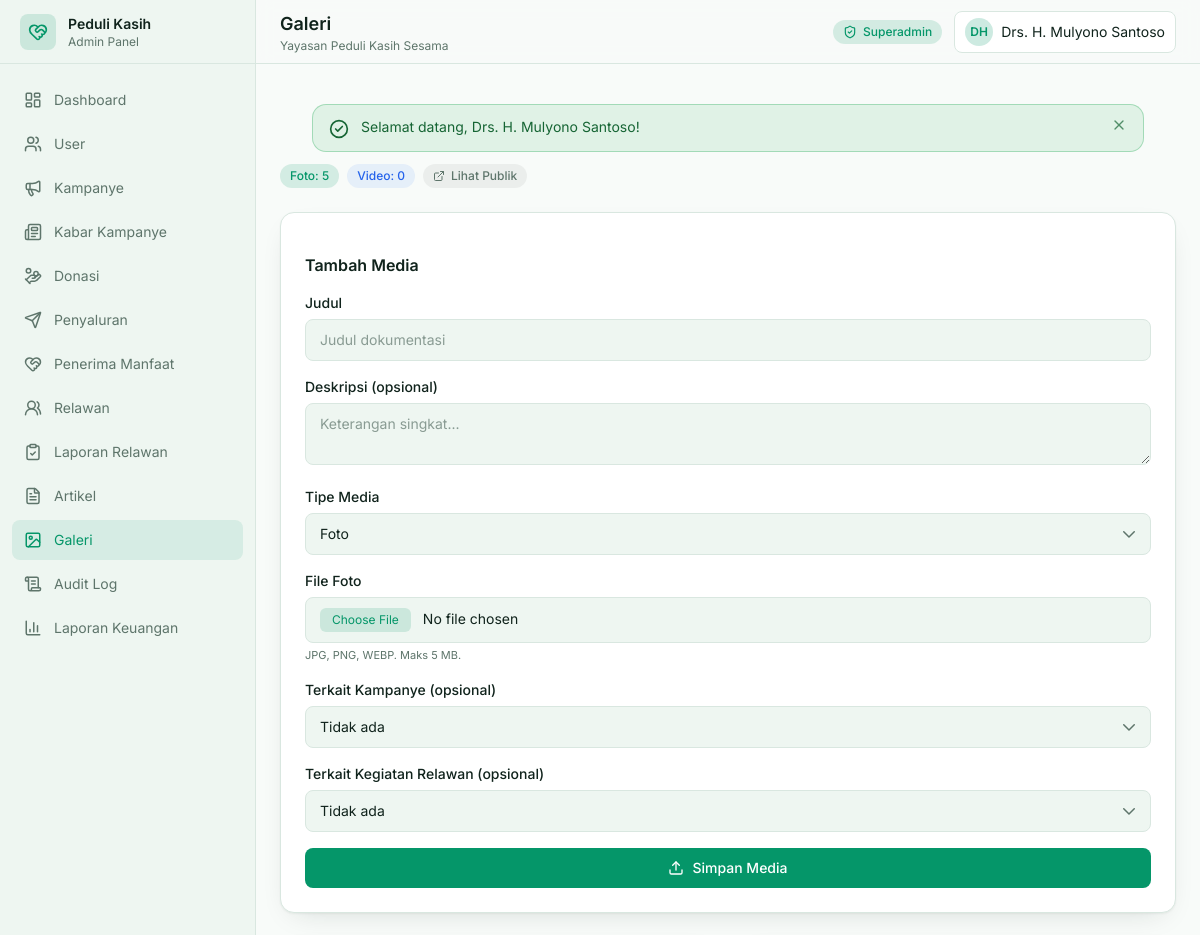
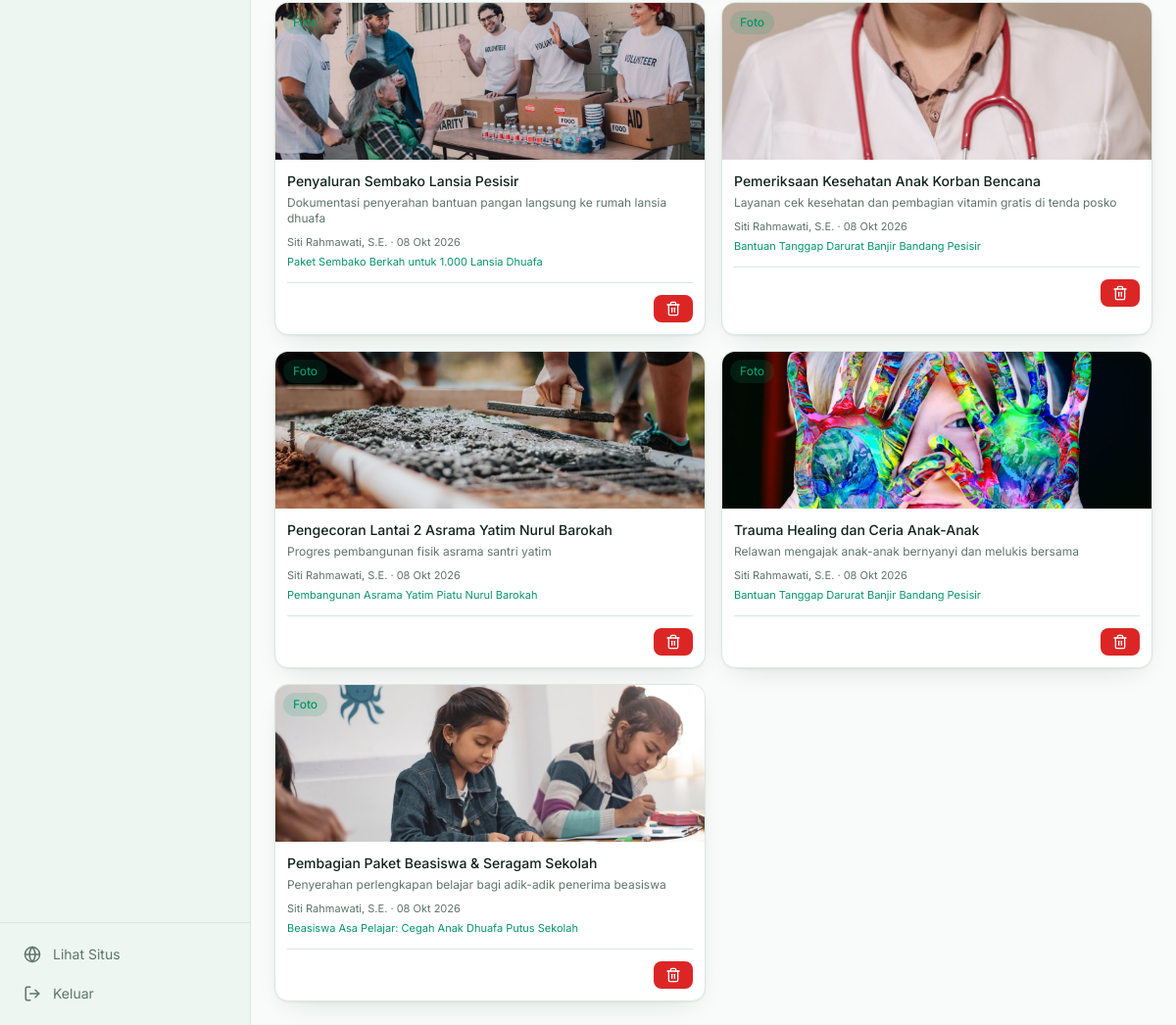
/admin/gallery (signed in), run on the app's committed database (2 pictures, top to bottom).
### tables this page shows
CREATE TABLE `gallery` (
  `id` INT UNSIGNED AUTO_INCREMENT PRIMARY KEY,
  `title` VARCHAR(255) NOT NULL,
  `description` TEXT NULL,
  `media_type` ENUM('photo', 'video') NOT NULL DEFAULT 'photo',
  `media_url` VARCHAR(255) NOT NULL,
  `campaign_id` INT UNSIGNED NULL,
  `event_id` INT UNSIGNED NULL,
  `uploaded_by` INT UNSIGNED NOT NULL,
  `created_at` TIMESTAMP DEFAULT CURRENT_TIMESTAMP,
  FOREIGN KEY (`campaign_id`) REFERENCES `campaigns` (`id`) ON DELETE SET NULL,
  FOREIGN KEY (`event_id`) REFERENCES `volunteer_events` (`id`) ON DELETE SET NULL,
  FOREIGN KEY (`uploaded_by`) REFERENCES `users` (`id`) ON DELETE RESTRICT
);

CREATE TABLE `users` (
  `id` INT UNSIGNED AUTO_INCREMENT PRIMARY KEY,
  `name` VARCHAR(120) NOT NULL,
  `email` VARCHAR(150) NOT NULL UNIQUE,
  `password` VARCHAR(255) NOT NULL,
  `phone` VARCHAR(30) NULL,
  `role` ENUM('superadmin', 'staff', 'donatur', 'volunteer') NOT NULL DEFAULT 'donatur',
  `avatar` VARCHAR(255) NULL,
  `address` TEXT NULL,
  `bio` TEXT NULL,
  `status` ENUM('active', 'inactive') NOT NULL DEFAULT 'active',
  `created_at` TIMESTAMP DEFAULT CURRENT_TIMESTAMP,
  `updated_at` TIMESTAMP DEFAULT CURRENT_TIMESTAMP ON UPDATE CURRENT_TIMESTAMP,
  `deleted_at` TIMESTAMP NULL DEFAULT NULL,
  INDEX `idx_role` (`role`),
  INDEX `idx_email` (`email`)
);

CREATE TABLE `campaigns` (
  `id` INT UNSIGNED AUTO_INCREMENT PRIMARY KEY,
  `category_id` INT UNSIGNED NOT NULL,
  `title` VARCHAR(255) NOT NULL,
  `slug` VARCHAR(255) NOT NULL UNIQUE,
  `short_description` TEXT NOT NULL,
  `story` LONGTEXT NOT NULL,
  `target_amount` DECIMAL(15,2) NOT NULL DEFAULT 0.00,
  `collected_amount` DECIMAL(15,2) NOT NULL DEFAULT 0.00,
  `start_date` DATE NOT NULL,
  `end_date` DATE NOT NULL,
  `banner_image` VARCHAR(255) NULL,
  `status` ENUM('active', 'completed', 'pending', 'cancelled') NOT NULL DEFAULT 'active',
  `is_featured` TINYINT(1) NOT NULL DEFAULT 0,
  `created_by` INT UNSIGNED NOT NULL,
  `created_at` TIMESTAMP DEFAULT CURRENT_TIMESTAMP,
  `updated_at` TIMESTAMP DEFAULT CURRENT_TIMESTAMP ON UPDATE CURRENT_TIMESTAMP,
  `deleted_at` TIMESTAMP NULL DEFAULT NULL,
  FOREIGN KEY (`category_id`) REFERENCES `campaign_categories` (`id`) ON DELETE RESTRICT,
  FOREIGN KEY (`created_by`) REFERENCES `users` (`id`) ON DELETE RESTRICT,
  INDEX `idx_status` (`status`),
  INDEX `idx_is_featured` (`is_featured`),
  INDEX `idx_end_date` (`end_date`)
);

### app/Views/admin/gallery.php (the view, shortened to what the rows shown need)
<?php
$items     = $items ?? [];
$counts    = $counts ?? [];
$src = static function (array $item): ?string {
    $url = $item['media_url'] ?? '';
    if ($url === '') return null;
    if (preg_match('~^https?://~i', $url)) return $url;
    return Helper::media($url, 'gallery');
};
?>
<div class="space-y-6">
    <div class="flex flex-wrap items-center gap-2">
        <span class="badge-accent">Foto: <?= (int) ($counts['photo'] ?? 0) ?></span>
        <span class="badge-info">Video: <?= (int) ($counts['video'] ?? 0) ?></span>
        <a href="<?= Helper::url('galeri') ?>" target="_blank" class="badge-muted">
            <i data-lucide="external-link" class="h-3 w-3"></i> Lihat Publik
        </a>
    </div>
    <div class="grid gap-6 xl:grid-cols-[380px_1fr] xl:items-start">
        <form action="<?= Helper::url('admin/gallery') ?>" method="post" enctype="multipart/form-data" class="card card-pad space-y-4">
            <h2 class="text-base font-semibold text-ink">Tambah Media</h2>
            <div>
                <label class="label" for="gallery_title">Judul</label>
                <input id="gallery_title" name="title" class="input" required minlength="3" placeholder="Judul dokumentasi">
            </div>
            <div>
                <label class="label" for="gallery_description">Deskripsi (opsional)</label>
                <textarea id="gallery_description" name="description" rows="2" class="textarea" placeholder="Keterangan singkat..."></textarea>
            </div>
            <div>
                <label class="label" for="media_type">Tipe Media</label>
                <select id="media_type" name="media_type" class="select" data-media-type>
                    <option value="photo">Foto</option>
                </select>
            </div>
            <div data-photo-field>
                <label class="label" for="gallery_image">File Foto</label>
                <input id="gallery_image" name="image" type="file" accept="image/*"
                       class="input file:mr-3 file:rounded-md file:border-0 file:bg-accent/15 file:px-3 file:py-1 file:text-xs file:text-accent">
                <p class="mt-1 text-[11px] text-ink-soft">JPG, PNG, WEBP. Maks 5 MB.</p>
            </div>
            <div>
                <label class="label" for="gallery_campaign">Terkait Kampanye (opsional)</label>
                <select id="gallery_campaign" name="campaign_id" class="select">
                    <option value="">Tidak ada</option>
                </select>
            </div>
            <div>
                <label class="label" for="gallery_event">Terkait Kegiatan Relawan (opsional)</label>
                <select id="gallery_event" name="event_id" class="select">
                    <option value="">Tidak ada</option>
                </select>
            </div>
            <button type="submit" class="btn-primary w-full">
                <i data-lucide="upload" class="h-4 w-4"></i> Simpan Media
            </button>
        </form>
        <div>
            <?php if ($items): ?>
                <div class="grid gap-4 sm:grid-cols-2 2xl:grid-cols-3">
                    <?php foreach ($items as $item):
                        $media = $src($item);
                        $isVideo = $item['media_type'] === 'video';
                    ?>
                        <div class="card overflow-hidden">
                            <div class="relative h-40 bg-surface">
                                <?php if ($isVideo): ?>
                                    <div class="flex h-full items-center justify-center bg-gradient-to-br from-[#ECFDF5] to-[#F0FDF9]">
                                        <i data-lucide="video" class="h-10 w-10 text-accent/40"></i>
                                    </div>
                                    <span class="badge-info absolute left-2 top-2">Video</span>
                                <?php elseif ($media): ?>
                                    <img src="<?= Helper::e($media) ?>" alt="<?= Helper::e($item['title']) ?>" class="h-full w-full object-cover">
                                    <span class="badge-accent absolute left-2 top-2">Foto</span>
                                <?php endif; ?>
                            </div>
                            <div class="p-3">
                                <p class="line-clamp-1 text-sm font-medium text-ink"><?= Helper::e($item['title']) ?></p>
                                <?php if (!empty($item['description'])): ?>
                                    <p class="mt-1 line-clamp-2 text-xs text-ink-soft"><?= Helper::e($item['description']) ?></p>
                                <?php endif; ?>
                                <p class="mt-2 text-[11px] text-ink-soft">
                                    <?= Helper::e($item['uploader_name'] ?? 'Admin') ?>
                                    · <?= Helper::tanggal($item['created_at']) ?>
                                </p>
                                <?php if (!empty($item['campaign_title'])): ?>
                                    <p class="mt-1 truncate text-[11px] text-accent"><?= Helper::e($item['campaign_title']) ?></p>
                                <?php elseif (!empty($item['event_title'])): ?>
                                    <p class="mt-1 truncate text-[11px] text-accent"><?= Helper::e($item['event_title']) ?></p>
                                <?php endif; ?>
                                <div class="mt-3 flex justify-end gap-2 border-t border-line pt-3">
                                    <form method="post" action="<?= Helper::url('admin/gallery/' . $item['id'] . '/delete') ?>"
                                          data-confirm="Hapus media ini?" class="inline">
                                        <button type="submit" class="btn-danger btn-sm">
                                            <i data-lucide="trash-2" class="h-4 w-4"></i>
                                        </button>
                                    </form>
                                </div>
                            </div>
                        </div>
                    <?php endforeach; ?>
                </div>
            <?php endif; ?>
        </div>
    </div>
</div>

### app/Core/Router.php (shortened to what the rows shown need)
<?php
class Router
{
    private array $routes = [];
    private function add(string $method, string $pattern, array $handler, ?string $middleware): void
    {
        $this->routes[] = compact('method', 'pattern', 'handler', 'middleware');
    }
    private function compile(string $pattern): string
    {
        $pattern = trim($pattern, '/');
        if ($pattern === '') {
            return '#^$#';
        }
        $regex = preg_replace('#\{([a-zA-Z_][a-zA-Z0-9_]*)\}#', '([^/]+)', $pattern);
        return '#^' . $regex . '/?$#';
    }
    public function dispatch(string $method, string $path, string $basePath = ''): void
    {
        $method = strtoupper($method);
        $path = trim($path, '/');
        foreach ($this->routes as $route) {
            if ($route['method'] !== $method) {
                continue;
            }
            if (!preg_match($this->compile($route['pattern']), $path, $matches)) {
                continue;
            }
            array_shift($matches);
            [$class, $action] = $route['handler'];
            $controller = new $class();
            call_user_func_array([$controller, $action], $matches);
            return;
        }
    }
}

### data on the page
gallery: media_url (picture), title "Penyaluran Sembako Lansia Pesisir", description "Dokumentasi penyerahan bantuan pangan langsung ke rumah lansia dhuafa", uploaded_by.name "Siti Rahmawati, S.E.", created_at "08 Okt 2026", campaign.title "Paket Sembako Berkah untuk 1.000 Lansia Dhuafa"
gallery: media_url (picture), title "Pemeriksaan Kesehatan Anak Korban Bencana", description "Layanan cek kesehatan dan pembagian vitamin gratis di tenda posko", uploaded_by.name "Siti Rahmawati, S.E.", created_at "08 Okt 2026", campaign.title "Bantuan Tanggap Darurat Banjir Bandang Pesisir"
gallery: media_url (picture), title "Pengecoran Lantai 2 Asrama Yatim Nurul Barokah", description "Progres pembangunan fisik asrama santri yatim", uploaded_by.name "Siti Rahmawati, S.E.", created_at "08 Okt 2026", campaign.title "Pembangunan Asrama Yatim Piatu Nurul Barokah"
gallery: media_url (picture), title "Trauma Healing dan Ceria Anak-Anak", description "Relawan mengajak anak-anak bernyanyi dan melukis bersama", uploaded_by.name "Siti Rahmawati, S.E.", created_at "08 Okt 2026", campaign.title "Bantuan Tanggap Darurat Banjir Bandang Pesisir"
gallery: media_url (picture), title "Pembagian Paket Beasiswa & Seragam Sekolah", description "Penyerahan perlengkapan belajar bagi adik-adik penerima beasiswa", uploaded_by.name "Siti Rahmawati, S.E.", created_at "08 Okt 2026", campaign.title "Beasiswa Asa Pelajar: Cegah Anak Dhuafa Putus Sekolah"

### other printed values
$item['label'] "Dashboard"
$item['label'] "User"
$item['label'] "Kampanye"
$item['label'] "Kabar Kampanye"
$item['label'] "Donasi"
$item['label'] "Penyaluran"
$item['label'] "Penerima Manfaat"
$item['label'] "Relawan"
$item['label'] "Laporan Relawan"
$item['label'] "Artikel"
$item['label'] "Galeri"
$item['label'] "Audit Log"
$item['label'] "Laporan Keuangan"
Helper::e($orgName) "Yayasan Peduli Kasih Sesama"
